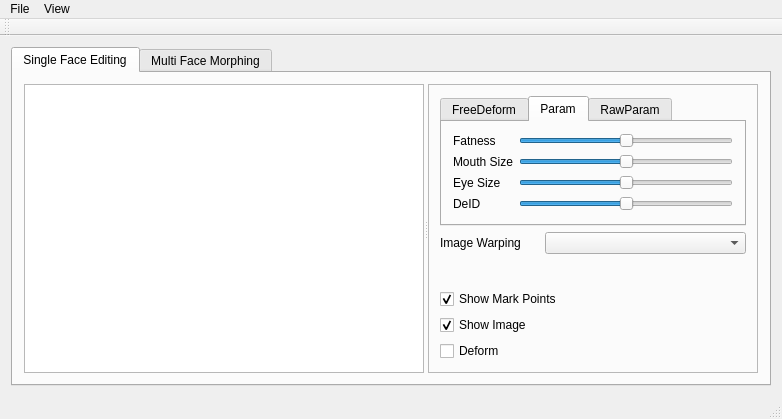
<?xml version="1.0" encoding="UTF-8"?>
<ui version="4.0">
 <class>GUI_ParamDeform</class>
 <widget class="QMainWindow" name="GUI_ParamDeform">
  <property name="geometry">
   <rect>
    <x>0</x>
    <y>0</y>
    <width>782</width>
    <height>419</height>
   </rect>
  </property>
  <property name="windowTitle">
   <string>Face Workshop</string>
  </property>
  <widget class="QWidget" name="centralWidget">
   <layout class="QGridLayout" name="gridLayout">
    <item row="0" column="0">
     <widget class="QTabWidget" name="tabWidget">
      <property name="enabled">
       <bool>true</bool>
      </property>
      <property name="currentIndex">
       <number>0</number>
      </property>
      <widget class="QWidget" name="tab_4">
       <attribute name="title">
        <string>Single Face Editing</string>
       </attribute>
       <layout class="QGridLayout" name="gridLayout_8">
        <item row="0" column="0">
         <widget class="QSplitter" name="splitter">
          <property name="orientation">
           <enum>Qt::Horizontal</enum>
          </property>
          <widget class="PhotoView" name="viewPic">
           <property name="minimumSize">
            <size>
             <width>400</width>
             <height>0</height>
            </size>
           </property>
          </widget>
          <widget class="QFrame" name="frame">
           <property name="frameShape">
            <enum>QFrame::StyledPanel</enum>
           </property>
           <property name="frameShadow">
            <enum>QFrame::Raised</enum>
           </property>
           <layout class="QGridLayout" name="gridLayout_7">
            <item row="0" column="0" colspan="2">
             <widget class="QTabWidget" name="tabProcessMethod">
              <property name="currentIndex">
               <number>1</number>
              </property>
              <widget class="QWidget" name="tab_3">
               <attribute name="title">
                <string>FreeDeform</string>
               </attribute>
               <layout class="QGridLayout" name="gridLayout_3">
                <item row="0" column="0">
                 <widget class="Widget_WarpParam" name="wWarpParam" native="true"/>
                </item>
               </layout>
              </widget>
              <widget class="QWidget" name="tab_2">
               <attribute name="title">
                <string>Param</string>
               </attribute>
               <layout class="QGridLayout" name="gridLayout_2">
                <item row="0" column="1">
                 <widget class="QSlider" name="sldFatThin">
                  <property name="minimum">
                   <number>-50</number>
                  </property>
                  <property name="maximum">
                   <number>50</number>
                  </property>
                  <property name="orientation">
                   <enum>Qt::Horizontal</enum>
                  </property>
                 </widget>
                </item>
                <item row="0" column="0">
                 <widget class="QLabel" name="label">
                  <property name="text">
                   <string>Fatness</string>
                  </property>
                 </widget>
                </item>
                <item row="2" column="0">
                 <widget class="QLabel" name="label_3">
                  <property name="text">
                   <string>Eye Size</string>
                  </property>
                 </widget>
                </item>
                <item row="2" column="1">
                 <widget class="QSlider" name="sldEyeSize">
                  <property name="minimum">
                   <number>-50</number>
                  </property>
                  <property name="maximum">
                   <number>50</number>
                  </property>
                  <property name="orientation">
                   <enum>Qt::Horizontal</enum>
                  </property>
                 </widget>
                </item>
                <item row="1" column="0">
                 <widget class="QLabel" name="label_4">
                  <property name="text">
                   <string>Mouth Size</string>
                  </property>
                 </widget>
                </item>
                <item row="4" column="0">
                 <widget class="QLabel" name="label_de">
                  <property name="text">
                   <string>DeID</string>
                  </property>
                 </widget>
                </item>
                <item row="4" column="1">
                 <widget class="QSlider" name="sldDeidentify">
                  <property name="minimum">
                   <number>-50</number>
                  </property>
                  <property name="maximum">
                   <number>50</number>
                  </property>
                  <property name="orientation">
                   <enum>Qt::Horizontal</enum>
                  </property>
                 </widget>
                </item>
                <item row="1" column="1">
                 <widget class="QSlider" name="sldParam7">
                  <property name="minimum">
                   <number>-50</number>
                  </property>
                  <property name="maximum">
                   <number>50</number>
                  </property>
                  <property name="orientation">
                   <enum>Qt::Horizontal</enum>
                  </property>
                 </widget>
                </item>
               </layout>
              </widget>
              <widget class="QWidget" name="tab">
               <attribute name="title">
                <string>RawParam</string>
               </attribute>
               <layout class="QGridLayout" name="gridLayout_4">
                <item row="0" column="0" colspan="2">
                 <widget class="Widget_ModelParamEdit" name="wParamEdit" native="true"/>
                </item>
                <item row="1" column="1">
                 <widget class="QPushButton" name="pushButton">
                  <property name="text">
                   <string>Reset</string>
                  </property>
                 </widget>
                </item>
                <item row="1" column="0">
                 <spacer name="horizontalSpacer">
                  <property name="orientation">
                   <enum>Qt::Horizontal</enum>
                  </property>
                  <property name="sizeHint" stdset="0">
                   <size>
                    <width>40</width>
                    <height>20</height>
                   </size>
                  </property>
                 </spacer>
                </item>
               </layout>
              </widget>
             </widget>
            </item>
            <item row="1" column="0">
             <widget class="QLabel" name="label_2">
              <property name="text">
               <string>Image Warping </string>
              </property>
             </widget>
            </item>
            <item row="1" column="1">
             <widget class="QComboBox" name="cmbImgWarpAlg"/>
            </item>
            <item row="2" column="1">
             <spacer name="verticalSpacer">
              <property name="orientation">
               <enum>Qt::Vertical</enum>
              </property>
              <property name="sizeHint" stdset="0">
               <size>
                <width>201</width>
                <height>26</height>
               </size>
              </property>
             </spacer>
            </item>
            <item row="3" column="0" colspan="2">
             <widget class="QCheckBox" name="chkShowMarkPoint">
              <property name="text">
               <string>Show Mark Points</string>
              </property>
              <property name="checked">
               <bool>true</bool>
              </property>
             </widget>
            </item>
            <item row="4" column="0">
             <widget class="QCheckBox" name="chkShowImage">
              <property name="text">
               <string>Show Image</string>
              </property>
              <property name="checked">
               <bool>true</bool>
              </property>
             </widget>
            </item>
            <item row="5" column="0">
             <widget class="QCheckBox" name="chkDeform">
              <property name="text">
               <string>Deform</string>
              </property>
             </widget>
            </item>
           </layout>
          </widget>
         </widget>
        </item>
       </layout>
      </widget>
      <widget class="QWidget" name="tab_5">
       <property name="enabled">
        <bool>false</bool>
       </property>
       <attribute name="title">
        <string>Multi Face Morphing</string>
       </attribute>
       <!--<layout class="QGridLayout" name="gridLayout_6">-->
        <!--<item row="0" column="0">-->
         <!--<widget class="Widget_FaceMorph" name="widgetFaceMorph" native="true"/>-->
        <!--</item>-->
       <!--</layout>-->
      </widget>
     </widget>
    </item>
   </layout>
  </widget>
  <widget class="QMenuBar" name="menuBar">
   <property name="geometry">
    <rect>
     <x>0</x>
     <y>0</y>
     <width>782</width>
     <height>25</height>
    </rect>
   </property>
   <widget class="QMenu" name="menuFile">
    <property name="title">
     <string>File</string>
    </property>
    <addaction name="actionLoadImg"/>
    <addaction name="actCapFromCam"/>
    <addaction name="actionSaveOriImage"/>
    <addaction name="actionExport"/>
   </widget>
   <widget class="QMenu" name="menuView">
    <property name="title">
     <string>View</string>
    </property>
    <addaction name="actionZoom_In"/>
    <addaction name="actionZoom_out"/>
   </widget>
   <addaction name="menuFile"/>
   <addaction name="menuView"/>
  </widget>
  <widget class="QToolBar" name="mainToolBar">
   <attribute name="toolBarArea">
    <enum>TopToolBarArea</enum>
   </attribute>
   <attribute name="toolBarBreak">
    <bool>false</bool>
   </attribute>
  </widget>
  <widget class="QStatusBar" name="statusBar"/>
  <action name="actionLoadImg">
   <property name="text">
    <string>Load Image...</string>
   </property>
  </action>
  <action name="actCapFromCam">
   <property name="text">
    <string>Capture from camera...</string>
   </property>
  </action>
  <action name="actionZoom_In">
   <property name="text">
    <string>Zoom In</string>
   </property>
   <property name="shortcut">
    <string>Ctrl+=</string>
   </property>
  </action>
  <action name="actionZoom_out">
   <property name="text">
    <string>Zoom Out</string>
   </property>
   <property name="shortcut">
    <string>Ctrl+-</string>
   </property>
  </action>
  <action name="actionSaveOriImage">
   <property name="text">
    <string>Save Ori Image...</string>
   </property>
  </action>
  <action name="actionExport">
   <property name="text">
    <string>Export Picture...</string>
   </property>
  </action>
 </widget>
 <layoutdefault spacing="6" margin="11"/>
 <customwidgets>
  <customwidget>
   <class>PhotoView</class>
   <extends>QGraphicsView</extends>
   <header>photoview.h</header>
   <slots>
    <signal>selectedPointUpdated(int)</signal>
    <signal>warpControlUpdated()</signal>
    <slot>setMirrorPoint(int)</slot>
    <slot>setImageVisibility(bool)</slot>
    <slot>setMarkPointVisibility(bool)</slot>
   </slots>
  </customwidget>
  <customwidget>
   <class>Widget_ModelParamEdit</class>
   <extends>QWidget</extends>
   <header>widget_modelparamedit.h</header>
   <container>1</container>
   <slots>
    <signal>paramUpdated()</signal>
   </slots>
  </customwidget>
  <customwidget>
   <class>Widget_WarpParam</class>
   <extends>QWidget</extends>
   <header>widget_warpparam.h</header>
   <container>1</container>
   <slots>
    <signal>updated()</signal>
   </slots>
  </customwidget>
  <!--<customwidget>-->
   <!--<class>Widget_FaceMorph</class>-->
   <!--<extends>QWidget</extends>-->
   <!--<header>widget_facemorph.h</header>-->
   <!--<container>1</container>-->
  <!--</customwidget>-->
 </customwidgets>
 <resources/>
 <connections>
  <connection>
   <sender>chkShowMarkPoint</sender>
   <signal>toggled(bool)</signal>
   <receiver>viewPic</receiver>
   <slot>setMarkPointVisibility(bool)</slot>
   <hints>
    <hint type="sourcelabel">
     <x>486</x>
     <y>300</y>
    </hint>
    <hint type="destinationlabel">
     <x>206</x>
     <y>209</y>
    </hint>
   </hints>
  </connection>
  <connection>
   <sender>chkShowImage</sender>
   <signal>toggled(bool)</signal>
   <receiver>viewPic</receiver>
   <slot>setImageVisibility(bool)</slot>
   <hints>
    <hint type="sourcelabel">
     <x>485</x>
     <y>328</y>
    </hint>
    <hint type="destinationlabel">
     <x>226</x>
     <y>272</y>
    </hint>
   </hints>
  </connection>
  <connection>
   <sender>tabProcessMethod</sender>
   <signal>currentChanged(int)</signal>
   <receiver>GUI_ParamDeform</receiver>
   <slot>updatePic()</slot>
   <hints>
    <hint type="sourcelabel">
     <x>751</x>
     <y>143</y>
    </hint>
    <hint type="destinationlabel">
     <x>386</x>
     <y>40</y>
    </hint>
   </hints>
  </connection>
  <connection>
   <sender>cmbImgWarpAlg</sender>
   <signal>currentIndexChanged(int)</signal>
   <receiver>GUI_ParamDeform</receiver>
   <slot>updatePic()</slot>
   <hints>
    <hint type="sourcelabel">
     <x>751</x>
     <y>275</y>
    </hint>
    <hint type="destinationlabel">
     <x>473</x>
     <y>155</y>
    </hint>
   </hints>
  </connection>
  <connection>
   <sender>wWarpParam</sender>
   <signal>updated()</signal>
   <receiver>GUI_ParamDeform</receiver>
   <slot>updatePic()</slot>
   <hints>
    <hint type="sourcelabel">
     <x>740</x>
     <y>208</y>
    </hint>
    <hint type="destinationlabel">
     <x>256</x>
     <y>39</y>
    </hint>
   </hints>
  </connection>
  <connection>
   <sender>sldFatThin</sender>
   <signal>valueChanged(int)</signal>
   <receiver>GUI_ParamDeform</receiver>
   <slot>updatePic()</slot>
   <hints>
    <hint type="sourcelabel">
     <x>547</x>
     <y>137</y>
    </hint>
    <hint type="destinationlabel">
     <x>521</x>
     <y>213</y>
    </hint>
   </hints>
  </connection>
  <connection>
   <sender>wParamEdit</sender>
   <signal>paramUpdated()</signal>
   <receiver>GUI_ParamDeform</receiver>
   <slot>updatePic()</slot>
   <hints>
    <hint type="sourcelabel">
     <x>528</x>
     <y>139</y>
    </hint>
    <hint type="destinationlabel">
     <x>524</x>
     <y>200</y>
    </hint>
   </hints>
  </connection>
  <connection>
   <sender>viewPic</sender>
   <signal>warpControlUpdated()</signal>
   <receiver>GUI_ParamDeform</receiver>
   <slot>updatePic()</slot>
   <hints>
    <hint type="sourcelabel">
     <x>318</x>
     <y>150</y>
    </hint>
    <hint type="destinationlabel">
     <x>272</x>
     <y>44</y>
    </hint>
   </hints>
  </connection>
  <connection>
   <sender>sldDeidentify</sender>
   <signal>valueChanged(int)</signal>
   <receiver>GUI_ParamDeform</receiver>
   <slot>updatePic()</slot>
   <hints>
    <hint type="sourcelabel">
     <x>530</x>
     <y>195</y>
    </hint>
    <hint type="destinationlabel">
     <x>421</x>
     <y>392</y>
    </hint>
   </hints>
  </connection>
  <connection>
   <sender>sldEyeSize</sender>
   <signal>valueChanged(int)</signal>
   <receiver>GUI_ParamDeform</receiver>
   <slot>updatePic()</slot>
   <hints>
    <hint type="sourcelabel">
     <x>585</x>
     <y>192</y>
    </hint>
    <hint type="destinationlabel">
     <x>734</x>
     <y>45</y>
    </hint>
   </hints>
  </connection>
 </connections>
 <slots>
  <slot>updatePic()</slot>
 </slots>
</ui>
